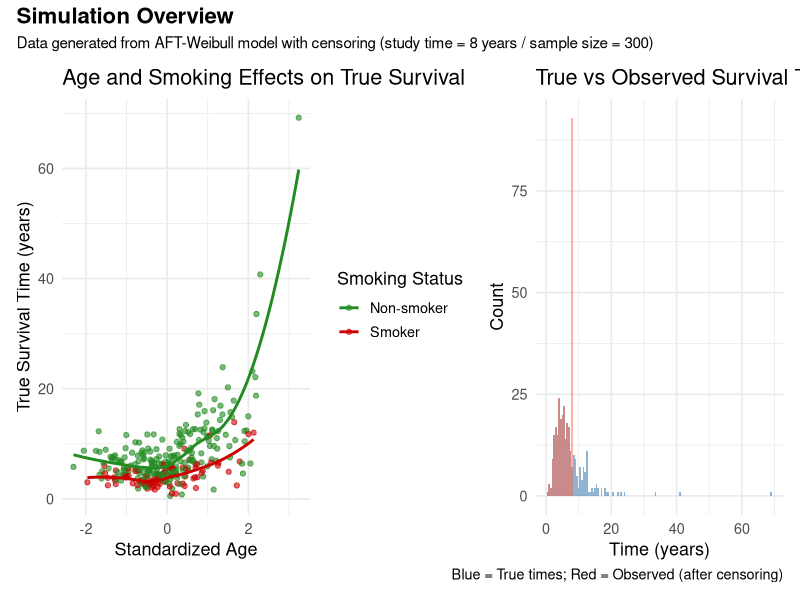
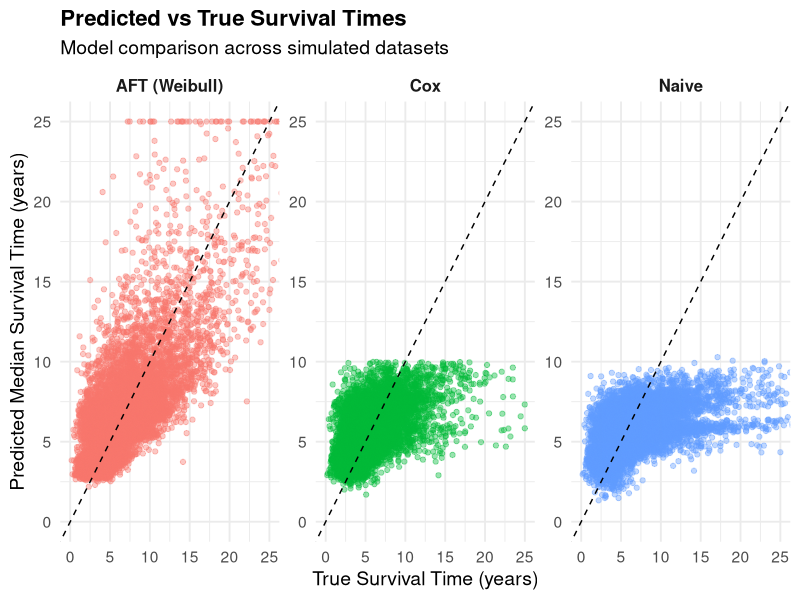

These charts were generated, in order, by the following R code:
# AFT Weibull Simulation with Multiple Sample Sizes and Censoring Schemes
# Model: T = T_0 * exp(η_AFT) where T_0 ~ Weibull(shape=α, scale=β)
# η_AFT = b_age * age_binary + b_smoker * smoker + b_sex * sex

library(dplyr)
library(tidyr)
library(survival)
library(purrr)
library(ggplot2)
library(patchwork)

### 1. Generate the data
set.seed(3456)

# Sample sizes to generate
n_points <- c(100, 300, 600)

# Censoring times (study end dates) #Chronic Non-Communicable Diseases
time1 <- 6 # years
time2 <- 8 # years  
time3 <- 10 # years
censoring_times <- c(time1, time2, time3)

# AFT Weibull parameters
alpha <- 3 # Weibull shape parameter
L_med <- 6  # Desired median lifetime for baseline group (years)
beta <- L_med / (log(2))^(1 / alpha)  # Weibull scale parameter

# AFT coefficients
b_age <- 0.25                 # Age effect
b_age2   <- 0.15 
b_smoker <- -0.6              # Smoking effect
b_sex <- 0.2                 # Sex effect

# Generate the data
gen_data <- function(n) {
    age_raw <- rnorm(n, 70, 10) #mean = 70, sd = 10
    age_std <- (age_raw - 70) / 10
    smoker  <- rbinom(n, 1, 0.3) #binary, with 30% split randomly (30% = 1 = smoker)
    sex     <- rbinom(n, 1, 0.5) #binary, with 50% split randomly
  
  # Model with parameters  
  lp <- b_age * age_std + b_age2 * (age_std^2) + b_smoker * smoker + b_sex * sex
    
  # Baseline Weibull
  T0 <- rweibull(n, shape = alpha, scale = beta)
  
  # Model with weibull baseline
  true_time <- T0 * exp(lp)
  
  # Data frame
  data.frame(
    age_std  = age_std,
    age_std2 = age_std^2,
    smoker   = smoker,
    sex      = sex,
    true_time = true_time
    )
}

# Apply censoring -> ctime = study time
apply_censoring <- function(true_time, ctime) {
  time_obs  <- pmin(true_time, ctime)
  event_obs <- as.numeric(true_time <= ctime)
  data.frame(
    time_obs = time_obs,
    event_obs = event_obs,
    censoring_rate = 1 - mean(event_obs) # mean() -> percent of event happening
  )
}

# show an example of generated data
set.seed(123)
  #example
  n <- 300
  ctime <- 8
  #from generated data
  example_df <- gen_data(n)
  censored_df <- apply_censoring(example_df$true_time, ctime)
  example_data <- cbind(example_df, censored_df)

# table for example
print(head(example_data, 10))
  
# p1: Age vs True survival time
p1 <- ggplot(example_data, aes(x = age_std, y = true_time, color = factor(smoker))) +
  geom_point(alpha = 0.6) +
  geom_smooth(method = "loess", se = FALSE) +
  scale_color_manual(values = c("forestgreen", "red3"),
                     labels = c("Non-smoker", "Smoker")) +
  labs(
    title = "Age and Smoking Effects on True Survival",
    x = "Standardized Age", y = "True Survival Time (years)",
    color = "Smoking Status"
  ) +
  theme_minimal(base_size = 13)

# p2: True vs Observed survival times
p2 <- ggplot(example_data, aes(x = true_time)) +
  geom_histogram(binwidth = 0.5, fill = "steelblue", alpha = 0.6) +
  geom_histogram(aes(x = time_obs), binwidth = 0.5, fill = "tomato", alpha = 0.5) +
  labs(
    title = "True vs Observed Survival Times",
    x = "Time (years)", y = "Count",
    caption = "Blue = True times; Red = Observed (after censoring)"
  ) +
  theme_minimal(base_size = 13)

# Simulation Overview
overview_plot <- (p1 | p2) +
  plot_annotation(
    title = "Simulation Overview",
    subtitle = "Data generated from AFT-Weibull model with censoring (study time = 8 years / sample size = 300)",
    theme = theme(plot.title = element_text(size = 16, face = "bold"))
  )

overview_plot



### 2. Run simulation
n_datasets <- 100
datasets <- list()

for (i in 1:n_datasets) {
  n     <- sample(n_points, 1)
  ctime <- sample(censoring_times, 1)
  df  <- gen_data(n)
  cen <- apply_censoring(df$true_time, ctime)
  datasets[[paste0("dataset_", i)]] <- cbind(
    df,
    cen,
    n_points = n,
    censoring_time = ctime
  )
}

cat("datasets:", length(datasets), "\n")



### 3. Model Comparison
all_preds <- list()

for (dname in names(datasets)) {
  dat <- datasets[[dname]]
  if (sum(dat$event_obs) < 5) next
  
  # Split trainning set and test set
  set.seed(123)
  idx   <- sample(1:nrow(dat), floor(0.7 * nrow(dat))) # 0.7/0.3
  train <- dat[idx, ]
  test  <- dat[-idx, ]
  
  ## AFT model (Weibull)
  aft_fit <- tryCatch(
    survreg(
      Surv(time_obs, event_obs) ~ age_std + I(age_std^2) + smoker + sex,
      data = train,
      dist = "weibull"
    ),
    error = function(e) NULL
  )
  
  aft_pred <- if (!is.null(aft_fit)) {
    predict(aft_fit, newdata = test, type = "quantile", p = 0.5)
  } else rep(NA_real_, nrow(test)) # predict the median survival time
  
  aft_pred_cap <- pmin(aft_pred, 25)  # tighter numerical cap
  
  ## Cox model
  cox_fit <- tryCatch(
    coxph(Surv(time_obs, event_obs) ~ age_std + smoker + sex, data = train),
    error = function(e) NULL
  )
  
  get_median_from_cox <- function(model, newrow) {
    bh <- basehaz(model, centered = FALSE)
    lp <- as.numeric(predict(model, newdata = newrow, type = "lp"))
    s  <- exp(-bh$hazard * exp(lp))
    idx <- which(s <= 0.5)[1]
    if (is.na(idx)) return(NA_real_)
    bh$time[idx]
  }
  
  cox_pred <- if (!is.null(cox_fit)) {
    purrr::map_dbl(1:nrow(test), ~ get_median_from_cox(cox_fit, test[.x, , drop = FALSE]))
  } else rep(NA_real_, nrow(test)) # predict the median survival time
  
  cox_pred_cap <- pmin(cox_pred, 25) # tighter numerical cap
  
  ## Naive model
  naive_fit <- lm(time_obs ~ age_std + smoker + sex, data = train)
  naive_pred <- predict(naive_fit, newdata = test)
  naive_pred_cap <- pmin(naive_pred, 25)
  
  ## all predictor
  all_preds[[dname]] <- data.frame(
    dataset_name = dname,
    true_time = test$true_time,
    aft_raw   = aft_pred_cap,
    cox_raw   = cox_pred_cap,
    naive_raw = naive_pred_cap,
    aft_log   = log(pmax(aft_pred, 1e-6)),
    cox_log   = log(pmax(cox_pred, 1e-6)),
    naive_log = log(pmax(naive_pred, 1e-6)),
    true_log  = log(test$true_time)
  )
}

# show predictors
res_df <- bind_rows(all_preds, .id = "dataset_name")

res_long_raw <- res_df %>%
  select(dataset_name, true_time, aft_raw, cox_raw, naive_raw) %>%
  pivot_longer(cols = starts_with(c("aft", "cox", "naive")),
               names_to = "model", values_to = "pred_time") %>%
  mutate(model = factor(model,
                        levels = c("aft_raw", "cox_raw", "naive_raw"),
                        labels = c("AFT (Weibull)", "Cox", "Naive")))

# Predicted vs True Scatterplot
ggplot(res_long_raw, aes(x = true_time, y = pred_time, color = model)) +
  geom_point(alpha = 0.4, size = 1.5) +
  geom_abline(slope = 1, intercept = 0, linetype = "dashed", color = "black") +
  facet_wrap(~model, scales = "free", nrow = 1) +
  labs(
    title = "Predicted vs True Survival Times",
    subtitle = "Model comparison across simulated datasets",
    x = "True Survival Time (years)",
    y = "Predicted Median Survival Time (years)",
    color = "Model"
  ) +
  theme_minimal(base_size = 14) +
  theme(
    legend.position = "none",
    strip.text = element_text(size = 12, face = "bold"),
    plot.title = element_text(face = "bold", size = 16)
  ) +
  coord_cartesian(xlim = c(0, 25), ylim = c(0, 25))


### 4. Evaluation
res <- bind_rows(all_preds)

## small helper: winsorize to ignore 1% extreme values
winsorize_vec <- function(x, lower_p = 0.01, upper_p = 0.99) {
  q <- quantile(x, probs = c(lower_p, upper_p), na.rm = TRUE)
  x[x < q[1]] <- q[1]
  x[x > q[2]] <- q[2]
  x
}

## raw-scale MSE
res_long_raw <- res %>%
  pivot_longer(cols = c(aft_raw, cox_raw, naive_raw),
               names_to = "model", values_to = "pred")

raw_summary <- res_long_raw %>%
  group_by(dataset_name, model) %>%
  summarise(
    mse = mean( (winsorize_vec(pred) - winsorize_vec(true_time))^2, na.rm = TRUE ),
    med_diff = median(pred - true_time, na.rm = TRUE),
    .groups = "drop"
  )

overall_raw <- raw_summary %>%
  group_by(model) %>%
  summarise(
    Mean_MSE = mean(mse, na.rm = TRUE),
    Mean_MedDiff = mean(med_diff, na.rm = TRUE)
  )

# row mse table
cat("==== RAW-SCALE METRICS ====\n")
print(overall_raw)

## log-scale MSE
res_long_log <- res %>%
  pivot_longer(cols = c(aft_log, cox_log, naive_log),
               names_to = "model", values_to = "pred_log")

log_summary <- res_long_log %>%
  group_by(dataset_name, model) %>%
  summarise(
    mse_log = mean((pred_log - true_log)^2, na.rm = TRUE),
    med_diff_log = median(pred_log - true_log, na.rm = TRUE),
    .groups = "drop"
  )

overall_log <- log_summary %>%
  group_by(model) %>%
  summarise(
    Mean_MSE_log = mean(mse_log, na.rm = TRUE),
    Mean_MedDiff_log = mean(med_diff_log, na.rm = TRUE)
  )

# log mse table
cat("==== LOG-SCALE METRICS ====\n")
print(overall_log)

